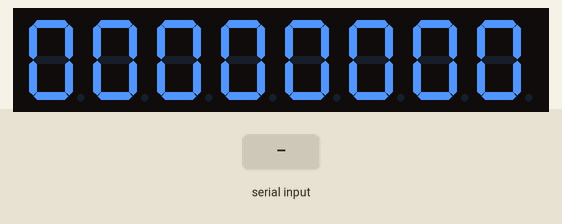
Recording of a sketch running on a simulated Arduino Uno, built with avr-gcc and run on an emulated ATmega328P. On the bench: 8-digit seven-segment display. Wiring (inferred from the names in the program): TM1638 display and keys: STB pin 16; clock pin 15; DIO pin 14. The test bench sets the inputs (shaded band).

Above: at 1.2 s.
1.3 s: "90,45\n" received over Serial
At 2.3 s:
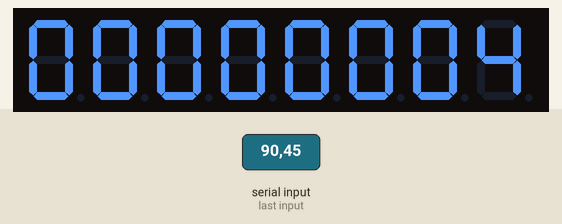
2.8 s: "30,150\n" received over Serial
At 3.5 s:
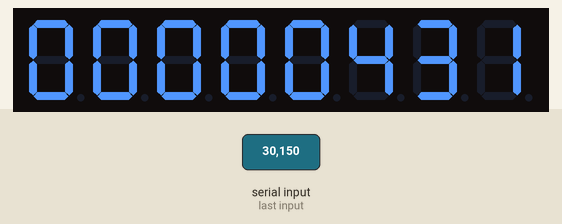
Timing chart, 0 to 5.8 s (numbered marks = the images above; inputs shaded):
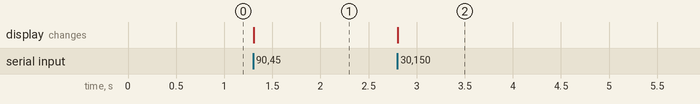

The sketch:

tkinter-arduino.ino
```cpp
#include "tm1638.h"
TM1638 m1638;

char NewDigit,digits[8];
bool NewInput = false;
void setup(){
    Serial.begin(9600);
    for(int i = 0; i<8;i++) m1638.setDigit(i,0);
}

void loop(){
    if (NewInput==false) return;
    NewInput =false;

    for(int i =0;i<7;i++) digits[i] = digits[i+1];
    digits[7] = NewDigit - '0';
    for(int i = 0;i<8;i++) m1638.setDigit(i,digits[i]);
}

void serialEvent()
{
    if(!Serial.available()) return;
    NewDigit = (char)Serial.read();
    if((NewDigit >='1') && (NewDigit<='4'))
        NewInput=true;
}
```

tm1638.cpp
```cpp
// (licence header left out)
#include <avr/io.h>
#include <util/delay.h>
#include "tm1638.h"
#include "tm1638Font.h"

#define TM_CLK_LOW()            (TM_OUT &= ~TM_BIT_CLK)
#define TM_CLK_HIGH()           (TM_OUT |= TM_BIT_CLK)
#define TM_STB_LOW()            (TM_OUT &= ~TM_BIT_STB)
#define TM_STB_HIGH()           (TM_OUT |= TM_BIT_STB)
#define TM_DAT_LOW()            (TM_OUT &= ~TM_BIT_DAT)
#define TM_DAT_HIGH()           (TM_OUT |= TM_BIT_DAT)

// Register mappings
#define REG_MAX                 0x0F
#define REG_LED_OFFSET          1
#define LED_TO_REG(p)           (REG_LED_OFFSET + (p << 1))

// Instructions
#define TM_DATA_CMD             0x40
#define TM_DISP_CTRL            0x80
#define TM_ADDR_CMD             0xC0

// Data command set
#define TM_WRITE_DISP           0x00
#define TM_READ_KEYS            0x02
#define TM_FIXED_ADDR           0x04

// Display control command
#define TM_DISP_PWM_MASK        0x07 // First 3 bits are brightness (PWM controlled)
#define TM_DISP_ENABLE          0x08

namespace
{
    void port_setup()
    {
        TM_DDR |= TM_BIT_STB | TM_BIT_CLK | TM_BIT_DAT;
        TM_OUT |= TM_BIT_STB | TM_BIT_CLK;
    }

    void send(uint8_t b)
    {
        for (uint8_t i = 8; i; --i, b >>= 1)
        {
            TM_CLK_LOW();
            if (b & 1)
                TM_DAT_HIGH();
            else
                TM_DAT_LOW();
            TM_CLK_HIGH();
        }
    }

    void send_cmd(const uint8_t cmd)
    {
        TM_STB_LOW();
        send(cmd);
        TM_STB_HIGH();
    }

    void send_data(const uint8_t addr, const uint8_t data)
    {
        send_cmd(TM_DATA_CMD | TM_FIXED_ADDR);
        TM_STB_LOW();
        send(TM_ADDR_CMD | addr);
        send(data);
        TM_STB_HIGH();
    }

    uint8_t receive()
    {
        uint8_t rc = 0;

        // Change DAT pin to INPUT and enable pull-up
        TM_DDR &= ~TM_BIT_DAT;
        TM_DAT_HIGH();

        for (uint8_t i = 8, b = 1; i; --i, b <<= 1)
        {
            TM_CLK_LOW();

            // Must wait tWAIT for CLK transition
            _delay_us(1);

            if (TM_IN & TM_BIT_DAT)
                rc |= b;
            TM_CLK_HIGH();
        }

        // Disable pull-up and reset pin
        TM_DDR |= TM_BIT_DAT;
        TM_DAT_LOW();

        return rc;
    }

    uint8_t read_buttons()
    {
        uint8_t rc = 0;

        TM_STB_LOW();
        send(TM_DATA_CMD | TM_READ_KEYS);
        for(uint8_t bytes = 0; bytes != 4; ++bytes)
            rc |= receive() << bytes;
        TM_STB_HIGH();

        return rc;
    }

    uint8_t offset_digits(uint32_t num)
    {
        uint8_t digits = 0;
        while (num >= 10)
        {
            num /= 10;
            ++digits;
        }
        return digits;
    }
}

TM1638::TM1638()
    : _dotMask(0)
{
    port_setup();

    send_cmd(TM_DATA_CMD | TM_WRITE_DISP);
    send_cmd(TM_DISP_CTRL | TM_DISP_ENABLE | TM_DISP_PWM_MASK);

    clear();
    clearLEDs();
}

void TM1638::clear()
{
    for (uint8_t a = 0; a <= REG_MAX; a += 2)
        send_data(a, 0x00);
}

void TM1638::clear5()
{
    for (uint8_t a = 6; a <= REG_MAX; a += 2)
        send_data(a, 0x00);
}

void TM1638::setByte(const uint8_t pos, const uint8_t value)
{
    send_data(pos << 1, value | (_dotMask & (1 << pos) ? TM_DOT : 0));
}

void TM1638::setDigit(const uint8_t pos, const uint8_t value)
{
    setByte(pos, pgm_read_byte(&TM_DIGITS[value & 0xF]));
}

void TM1638::setNumber(uint32_t number, uint8_t offset, const uint8_t align)
{
    if (align == TM_LEFT)
        offset += offset_digits(number);

    while (number && offset != 0xFF)
    {
        setDigit(offset--, number % 10);
        number /= 10;
    }
}

void TM1638::setNumberPad(uint32_t number, uint8_t offset, uint8_t width, const uint8_t pad)
{
    if (number == 0)
    {
      setDigit(offset, 0);
      offset --;
      width --;
    }
    else
    {
      while (number && width-- && offset != 0xFF)
      {
          setDigit(offset--, number % 10);
          number /= 10;
      }
    }
    while (width -- && offset != 0xFF)
        setByte(offset--, pad);
}

void TM1638::setNumberHex(uint32_t number, uint8_t offset, uint8_t width, const uint8_t pad)
{
    while (number && width-- && offset != 0xFF)
    {
        setDigit(offset--, number & 0x0F);
        number >>= 4;
    }

    while (width -- && offset != 0xFF)
        setByte(offset--, pad);
}

void TM1638::setChar(const uint8_t pos, const char value)
{
    const uint8_t b = TM1638_map_char(value);
    if (b)
        setByte(pos, b);

    else if (value >= 'a' && value <= 'z')
        setByte(pos, pgm_read_byte(&TM_DIGITS[value - 'a' + 10]));

    else if (value >= 'A' && value <= 'Z')
        setByte(pos, pgm_read_byte(&TM_DIGITS[value - 'A' + 10]));

    else if (value >= '0' && value <= '9')
        setByte(pos, pgm_read_byte(&TM_DIGITS[value - '0']));
}

void TM1638::setChars(const char* value, uint8_t offset)
{
    while (*value)
        setChar(offset++, *value++);
}

void TM1638::setDots(const uint8_t mask)
{
    _dotMask = mask;
}

void TM1638::clearLEDs()
{
    for (uint8_t a = REG_LED_OFFSET; a <= REG_MAX; a += 2)
        send_data(a, 0x00);
}

void TM1638::setLED(const uint8_t pos, const uint8_t color)
{
    send_data(LED_TO_REG(pos), color);
}

void TM1638::setLEDs(uint8_t green, uint8_t red)
{
    for (uint8_t a = REG_LED_OFFSET; a <= REG_MAX; a += 2, green >>= 1, red >>= 1)
        send_data(a, (green & 1) | ((red & 1) << 1));
}

uint8_t TM1638::getButtons()
{
    return read_buttons();
}
```

tm1638.h
```cpp
// (licence header left out)
#pragma once

#include <stdint.h>

// ----------------------------------------------------------------------------
//
// PIN / PORT configuration
//
// NOTE: All three pins used must be bits on the same PORT register (ex. PORTB)
//
// ----------------------------------------------------------------------------

#define TM_OUT          PORTC
#define TM_IN           PINC
#define TM_DDR          DDRC
#define TM_BIT_STB      _BV(PC2)
#define TM_BIT_CLK      _BV(PC1)
#define TM_BIT_DAT      _BV(PC0)

// ----------------------------------------------------------------------------
// Functions and parameters
// ----------------------------------------------------------------------------

// Parameters for setLED()
#define TM_OFF          0x0
#define TM_GREEN        0x1
#define TM_RED          0x2

// Parameters for setNumber()
#define TM_RIGHT        0x01
#define TM_LEFT         0x00

// Parameters for setNumberPad()
#define TM_PAD_SPACE    0x00
#define TM_PAD_0        0x3F

// Class to control a 8x 7-segment, 8x dual-color LED, 8x button module
// powered by the TM1638 chip set.
class TM1638
{
public:

    // Construct a TM1638 object and initialize all the pins/ports used.
    TM1638();


    // Clear the 7-segment displays (only)
    void clear();

    // Clear the last 5 digits (only)
    void clear5();

    // Set a single 7-segment display to the given byte value.
    // This allows direct control of the elements to do spinning animations etc.
    void setByte(const uint8_t pos, const uint8_t value);

    // Display a single digit at the given position.
    // Position is left-to-right, starting with 0.
    void setDigit(const uint8_t pos, const uint8_t value);

    // Display an unsigned number at a given offset and alignment.
    void setNumber(uint32_t number, uint8_t offset = 7, const uint8_t align = TM_RIGHT);

    // Display an unsigned number at a given offset and pad it with 0's or
    // spaces to a desired with. This function is helpful when the numbers can
    // fluctuate in length (ex. 100, 5, 1000) to avoid flickering segments.
    void setNumberPad(uint32_t number, uint8_t offset, uint8_t width, const uint8_t pad = TM_PAD_SPACE);

    // Display an unsigned number in hex format at a given offset and pad it
    // with 0's or spaces to a desired with.
    void setNumberHex(uint32_t number, uint8_t offset, uint8_t width, const uint8_t pad = TM_PAD_SPACE);

    // Draw a character at a given position.
    // Not all characters are supported, check TM1638Font.h for an overview.
    void setChar(const uint8_t pos, const char value);

    // Display a string starting at a given offset.
    void setChars(const char* value, uint8_t offset = 0);

    // Set which "dots" should be enabled.
    // Mask is mapped right to left (ex. 0x01 = right-most dot)
    void setDots(const uint8_t mask);


    // Turn off all LEDs
    void clearLEDs();

    // Set an LED at the given position to the specified color.
    // LEDs are numbered 0-7, left to right
    void setLED(const uint8_t pos, const uint8_t color);

    // Bitmask setting up the color of all LEDs at once.
    // Examples:
    //    setLEDs(0xFF, 0x00);   <-- All green
    //    setLEDs(0x00, 0xFF);   <-- All red
    //    setLEDs(0xFF, 0xFF);   <-- All green+red
    //    setLEDs(0xF0, 0x0F);   <-- Right half green, left half red
    void setLEDs(uint8_t green, uint8_t red);

    // Returns a bitmask containing all button states.
    uint8_t getButtons();

protected:
    uint8_t _dotMask;
};
```

tm1638font.h
```cpp
// (licence header left out)
#pragma once

#include <avr/pgmspace.h>

#define TM_DOT          0x80

#define TM_MINUS        0x40
#define TM_PLUS         0x44
#define TM_BLANK        0x00
#define TM_DEGREES      0x63
#define TM_UNDERSCORE   0x08
#define TM_EQUALS       0x48
#define TM_CHAR_ERR     0x49

uint8_t inline TM1638_map_char(const char ch)
{
    uint8_t rc = 0;

    switch (ch)
    {
        case '-':
            rc = TM_MINUS;
            break;

        case '+':
            rc = TM_PLUS;
            break;

        case ' ':
            rc = TM_BLANK;
            break;

        case '^':
            rc = TM_DEGREES;
            break;

        case '_':
            rc = TM_UNDERSCORE;
            break;

        case '=':
            rc = TM_EQUALS;
            break;

        default:
            break;
    }

    return rc;
}

//      Bits:                 Hex:
//        -- 0 --               -- 01 --
//       |       |             |        |
//       5       1            20        02
//       |       |             |        |
//        -- 6 --               -- 40 --
//       |       |             |        |
//       4       2            10        04
//       |       |             |        |
//        -- 3 --  .7           -- 08 --   .80


PROGMEM const uint8_t TM_DIGITS[] =
{
    0x3F, // 0
    0x06, // 1
    0x5B, // 2
    0x4F, // 3
    0x66, // 4
    0x6D, // 5
    0x7D, // 6
    0x07, // 7
    0x7F, // 8
    0x6F, // 9

    0x77, // A
    0x7C, // b
    0x39, // C
    0x5E, // d
    0x79, // E
    0x71, // F

    // HEX DIGITS END

    0x3D, // G
    0x76, // H
    0x06, // I
    0x1F, // J
    0x76, // K (same as H)
    0x38, // L
    0x15, // M
    0x54, // n
    0x3F, // O
    0x73, // P
    0x67, // Q
    0x50, // r
    0x6D, // S
    0x78, // t
    0x3E, // U
    0x1C, // V
    0x2A, // W
    0x76, // X (same as H)
    0x6E, // Y
    0x5B  // Z
};
```

Measured:
- after the input at 1.3 s, the display: changes at once (image 1)
- after the input at 2.8 s, the display: first changes at once (image 2 shows a later state)
